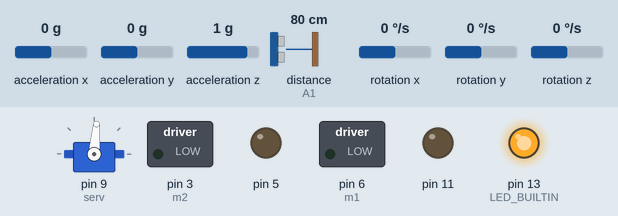
Bench run of a sketch on a simulated Arduino Uno, built with avr-gcc and run on an emulated ATmega328P. Shown: servo, switched loads named in the sketch (green lamp = pin HIGH), output pins drawn as LEDs (lit = HIGH). Wiring (inferred from the names in the program): ultrasonic range finder: trigger A0; echo A1. Inputs (shaded band) come from the test bench; at power-on: distance to the obstacle (sensor on A1) 80 cm, rotation z 0 °/s, acceleration x 0 g, acceleration y 0 g, acceleration z 1 g, rotation x 0 °/s, rotation y 0 °/s. The echo pulse lasts 58.3 µs per cm; pins used as bus, display or sensor lines are not drawn.

Above: at 1.7 s.
1.8 s: distance to the obstacle (sensor on A1) set to 17 cm
3.3 s: distance to the obstacle (sensor on A1) set to 14 cm
At 4.1 s:
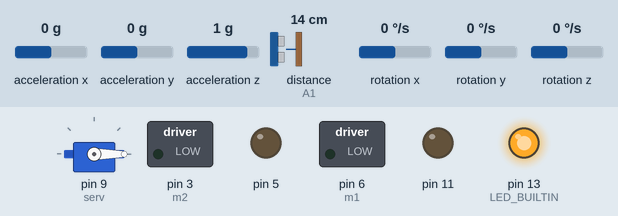
6.3 s: rotation z set to -192 °/s
At 8.5 s:
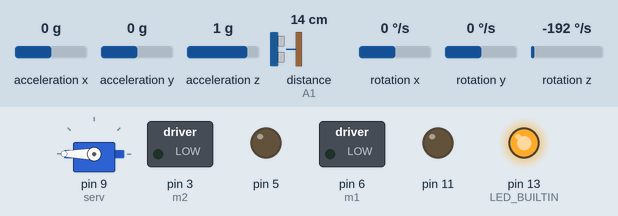
9.3 s: rotation z set to 100 °/s
12.0 s: distance to the obstacle (sensor on A1) set to 18 cm
At 13.81 s:
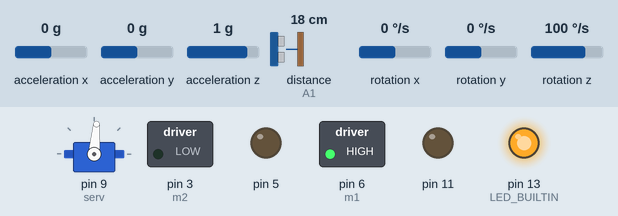
Timing chart, 0 to 15.5 s (numbered marks = the images above; inputs shaded):
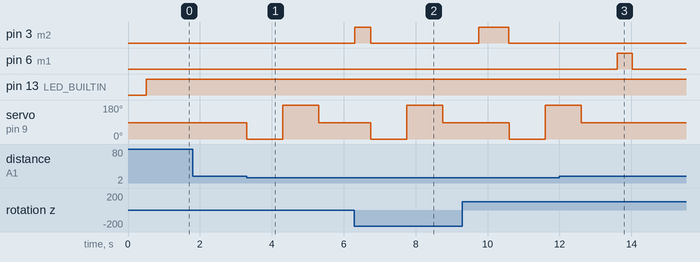

Measured:
- the behaviour switches between 16 and 15 cm on distance to the obstacle (sensor on A1) (found by bisection; images 0 and 1)
- after the input at 1.8 s, every drawn part: stays the same
- after the input at 3.3 s, servo on pin 9 (serv): 85° → 0° at once, → 180° 1.0 s later, → 85° 1.0 s later
- after the input at 6.3 s, servo on pin 9 (serv): 85° → 0° after 0.45 s, → 180° 1.0 s later, → 85° 1.0 s later
- after the input at 12.0 s, pin 3 (m2): stays LOW (without the input it goes to HIGH after 1.6 s); pin 6 (m1): LOW → HIGH after 1.6 s, → LOW 0.42 s later; servo on pin 9 (serv): goes on until 12.6 s, then stays 85°

The sketch:

robot.ino
```cpp
#include "Motor.h"
#include <Wire.h>
#include <MPU6050.h>
#include <Servo.h>
#include <TimerOne.h>

bool msg_in_end = false;

int accY, accX;
int zAxis = 0;

enum State {GOING, STOPPED, SCANNING, LEFT, RIGHT, FULL};

String inputString = "";
State currentState, prevState;

Motor m1, m2;
MPU6050 gyro;

int moveL, moveR;
float error;
unsigned long timer = 0;
float moveAmount = 0.0f;
float targetAngle = 0.0f;

float yaw = 0;
float tempYaw = 0;
float deltaYaw = 0;
const int adj_increment = 15;
float timeStep = 0.01f;

//ultrasonic
const int trig = A0;
const int echo = A1;

float targetZ = 0.0f;
int servoAngle = 85;

volatile bool is_avoiding = false;
int ledState = LOW;

Servo serv;
void setup() {
  // put your setup code here, to run once:
  Serial.begin(9600);
  m1.attach(6, 5);
  m2.attach(3, 11);

  currentState = STOPPED;

  while(!gyro.begin(MPU6050_SCALE_2000DPS, MPU6050_RANGE_2G)){}

  while(!Serial){}

  gyro.calibrateGyro();
  gyro.setThreshold(3);

  inputString.reserve(200);

  moveL = 255;
  moveR = 255;
  error = 0;

  pinMode(trig, OUTPUT);
  pinMode(echo, INPUT);
  pinMode(LED_BUILTIN, OUTPUT);

  serv.attach(9);
  serv.write(85);

  delay(500);

  serv.detach();

  timer = millis();
}

void loop()
{
  zAxis = readGyro();

  if((millis() - timer) >= timeStep * 1000)
  {
    yaw += zAxis * timeStep;
    timer = millis();
  }

  processInputs();
  processState();
}

void serialEvent()
{
  while(Serial.available() > 0)
  {
    char inChar = (char)Serial.read();

    inputString += inChar;

    if(inChar == ';') msg_in_end = true;
  }
}

void processInputs()
{
  if(msg_in_end)
  {
    int ind = inputString.lastIndexOf(',');
    int semicolon = inputString.lastIndexOf(';');
    accX = inputString.substring(0, ind).toInt();
    accY = inputString.substring(ind + 1, semicolon).toInt();
    inputString = "";
    msg_in_end = false;
  }
}

void blinkLed()
{
  if(is_avoiding == true)
  {
    if(ledState == LOW)
    {
      ledState = HIGH;
    }

    else
    {
      ledState = LOW;
    }

    digitalWrite(LED_BUILTIN, ledState);
  }
}

void processState()
{
  if(currentState == STOPPED)
  {
      if(!is_avoiding) digitalWrite(LED_BUILTIN, HIGH);
      stopMotors();
      //start conditions trigger move forward
      if(metObstacle(15.0f)) currentState = SCANNING;

      else if(accY < -40)
      {
        currentState = GOING;
      }
  }

  else if(currentState == GOING)
  {
      if(!is_avoiding) digitalWrite(LED_BUILTIN, LOW);
      if(accX <= 40 && accX >= -40) accX = 0;
      if(accY >= -40) accY = 0;

      //targetAngle = map(accX, -100, 100, -70, 70);
      targetAngle = accX;

      adjust_motors(zAxis, targetAngle);

      moveMotors(moveL, moveR);

      if(accY == 0 || metObstacle(15.0f))
      {
        currentState = STOPPED;
      }
  }

  else if(currentState == SCANNING)
  {
      is_avoiding = true;
      //look both ways with the servo and check for distances
      serv.attach(9);
      serv.write(0);

      delay(1000);

      float distRight = calculateDistance();

      serv.write(180);
      delay(1000);

      float distLeft = calculateDistance();

      serv.write(85);
      delay(1000);

      serv.detach();

      if(distLeft <= 15.0f && distRight <= 15.0f)
      {
        currentState = FULL;
      }

      else if(distRight == -1)
      {
        currentState = RIGHT;
      }
      else if(distLeft == -1)
      {
        currentState = LEFT;
      }

      else
      {
        if(distLeft < distRight)
        {
          currentState = LEFT;
        }

        else
        {
          currentState = RIGHT;
        }
      }

      tempYaw = yaw;

      Serial.end();
  }

  else if(currentState == LEFT)
  {
      moveMotors(0, 255);

      if(abs(tempYaw - yaw) >= 40.0f)
      {
        tempYaw = 0;
        //resume
        currentState = GOING;
        is_avoiding = false;

        Serial.begin(9600);
      }
  }

  else if(currentState == RIGHT)
  {
      moveMotors(255, 0);

      if(abs(tempYaw - yaw) >= 40.0f)
      {
        tempYaw = 0;
        currentState = GOING;

        is_avoiding = false;
        Serial.begin(9600);
      }
  }

  else if(currentState == FULL)
  {
      moveMotors(0, 255);

      if(abs(tempYaw - yaw) >= 80.0f)
      {
        tempYaw = 0;
        currentState = GOING;

        is_avoiding = false;
        Serial.begin(9600);
      }
  }
}

void adjust_motors(float gyro, float target)
{
  //right error = +, left = -
  error = gyro - target;

  if(error > 5)
  {
    if(moveR < 255 - adj_increment) moveR += adj_increment * abs(error);

    else if(moveL > adj_increment + 110) moveL -= adj_increment * abs(error);
  }

  else if(error < -5)
  {
    if(moveL < 255 - adj_increment) moveL += adj_increment * abs(error);

    else if(moveR > adj_increment + 110) moveR -= adj_increment * abs(error);
  }

  moveL = constrain(moveL, 110, 255);
  moveR = constrain(moveR, 110, 255);
}

int readGyro()
{
  return gyro.readNormalizeGyro().ZAxis;
}

int calculateDistance()
{
  float duration, distance;

  digitalWrite(trig, LOW);
  delayMicroseconds(2);
  digitalWrite(trig, HIGH);
  delayMicroseconds(10);
  digitalWrite(trig, LOW);

  duration = pulseIn(echo, HIGH);
  distance = (duration / 2) * 0.0343f;

  if(distance >= 400 || distance <= 2)
  {
    distance = -1;
  }

  return distance;
}

bool metObstacle(float range)
{
  if (calculateDistance == -1) return false;
  return (calculateDistance() < range);
}

void stopMotors()
{
  m1.stop();
  m2.stop();
}

void moveMotors(int val1, int val2)
{
  m1.move(val1);
  m2.move(val2);
}
```

Motor.cpp
```cpp
#include "Motor.h"

void Motor::attach(int p1, int p2)
{
  pin1 = p1;
  pin2 = p2;

  pinMode(pin1, OUTPUT);
  pinMode(pin2, OUTPUT);

  this->stop();
}

void Motor::move(int speed)
{
  if(speed != 0)
  {
    if(speed > 0)
    {
      analogWrite(pin1, speed);
      digitalWrite(pin2, LOW);
    }

    else
    {
      analogWrite(pin2, speed);
      digitalWrite(pin1, LOW);
    }
  }

  else stop();
}

void Motor::stop()
{
  digitalWrite(pin1, LOW);
  digitalWrite(pin2, LOW);
}

void Motor::detach()
{
  free(&pin1);
  free(&pin2);
}
```

Motor.h
```cpp
#ifndef MOTOR_H
#define MOTOR_H

#include <Arduino.h>

class Motor
{
  private:
    int pin1, pin2;

  public:
    void move(int);
    void attach(int, int);
    void detach();
    void stop();
};

#endif MOTOR_H
```
